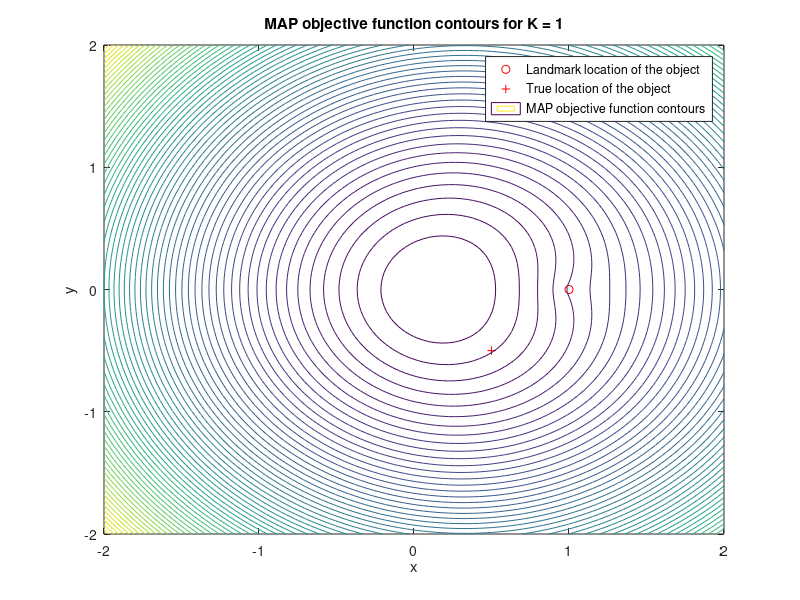
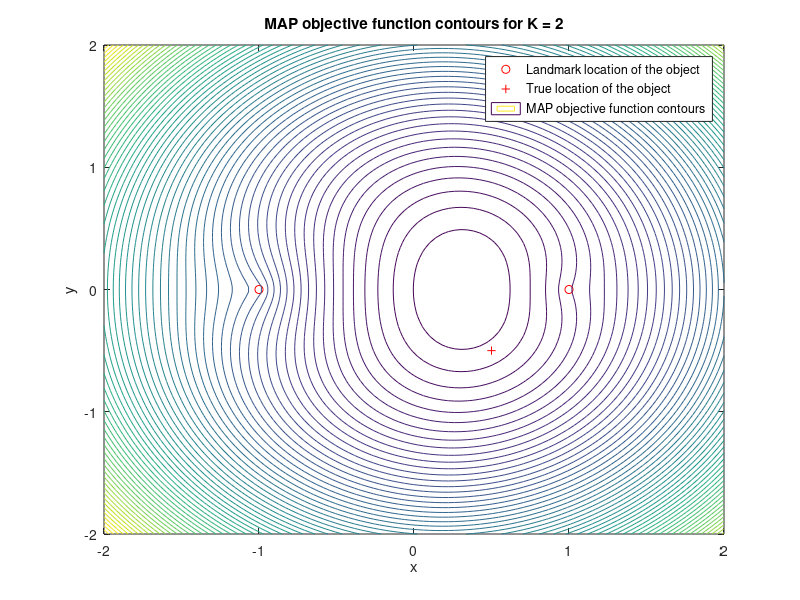
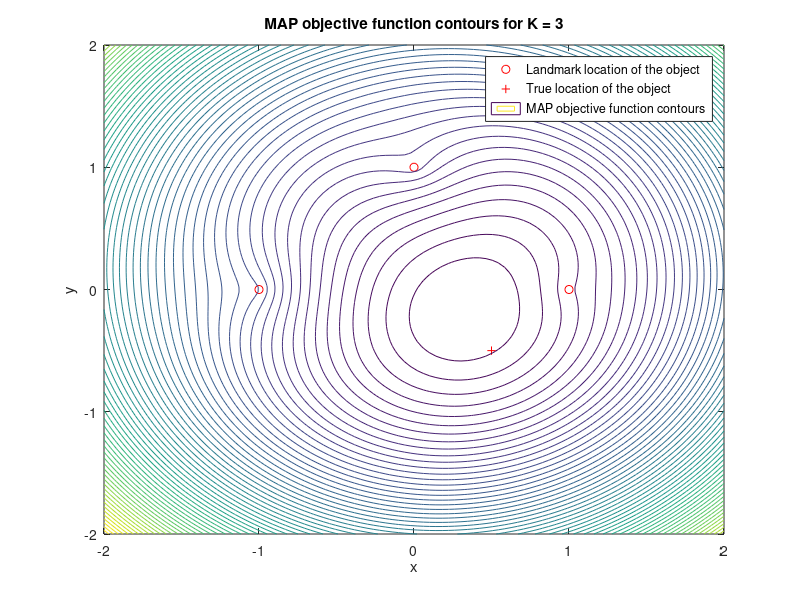
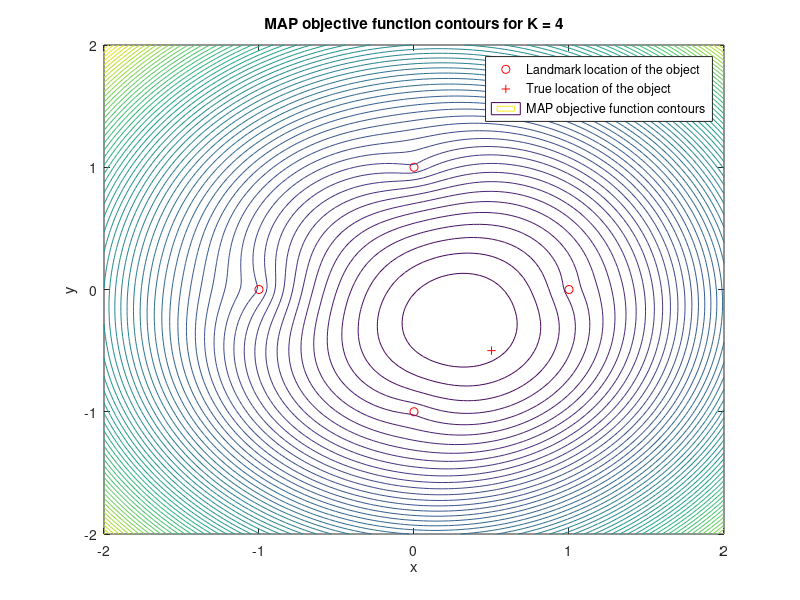

These charts were generated, in order, by the following MATLAB code:
%%%%%%%%%%%%%%%%%%%%%%%%%%%%%%%%%%%%%%%%%%%%%%%%%%%%%%%%%%%%%%%%%%%%%%%%%%%
%EECE5644 Fall 2023
%Homework #2
%Question #3
%Code quoted from Google Drive exercise materials
%%%%%%%%%%%%%%%%%%%%%%%%%%%%%%%%%%%%%%%%%%%%%%%%%%%%%%%%%%%%%%%%%%%%%%%%%%%
% Given parameters
xT = 0.5;
yT = -0.5;
xi = [1, -1, 0, 0];
yi = [0, 0, 1, -1];
SIGMA_X = 0.25;
SIGMA_Y = 0.25;
SIGMA_I = 0.3;

% Generate noise
ni = normrnd(0, SIGMA_I^2, 4, 1);

% Calculate range measurements
for i = 1:4
    ri(i) = sqrt((xT - xi(i))^2 + (yT - yi(i))^2) + ni(i);
end

% Create meshgrid for contour plots
x = linspace(-2, 2);
y = linspace(-2, 2);
[X, Y] = meshgrid(x, y);

% Initialize arrays
r2 = zeros(10000, 4);
s2 = zeros(10000, 4);
gMAP = zeros(10000, 4);

% Calculate values of the MAP estimation objective function on the mesh
for i = 1:4
    s1 = X(:).^2 / (SIGMA_X)^2 + Y(:).^2 / (SIGMA_Y)^2;
    r2(:, i) = sqrt((X(:) - xi(i)).^2 + (Y(:) - yi(i)).^2);
    s2(:, i) = ((ri(i) - r2(:, i)).^2) / (SIGMA_I^2);
end

% The MAP objective contours
gMAP(:, 1) = s1 + s2(:, 1);
gMAP(:, 2) = s1 + s2(:, 1) + s2(:, 2);
gMAP(:, 3) = s1 + s2(:, 1) + s2(:, 2) + s2(:, 3);
gMAP(:, 4) = s1 + s2(:, 1) + s2(:, 2) + s2(:, 3) + s2(:, 4);
GMAP1 = reshape(gMAP(:, 1), 100, 100);
GMAP2 = reshape(gMAP(:, 2), 100, 100);
GMAP3 = reshape(gMAP(:, 3), 100, 100);
GMAP4 = reshape(gMAP(:, 4), 100, 100);

% Plotting
% for K=1
figure(10);
plot(xi(1), yi(1), 'or'); hold on,
plot(xT, yT, '+r'); hold on,
contour(X, Y, GMAP1, 60);
legend('Landmark location of the object', 'True location of the object', 'MAP objective function contours'),
title('MAP objective function contours for K = 1'),
xlabel('x'), ylabel('y')

% for K=2
figure(11);
plot(xi(1:2), yi(1:2), 'or'); hold on,
plot(xT, yT, '+r'); hold on,
contour(X, Y, GMAP2, 60);
legend('Landmark location of the object', 'True location of the object', 'MAP objective function contours'),
title('MAP objective function contours for K = 2'),
xlabel('x'), ylabel('y')

% for K=3
figure(12);
plot(xi(1:3), yi(1:3), 'or'); hold on,
plot(xT, yT, '+r'); hold on,
contour(X, Y, GMAP3, 60);
legend('Landmark location of the object', 'True location of the object', 'MAP objective function contours'),
title('MAP objective function contours for K = 3'),
xlabel('x'), ylabel('y')

% for K=4
figure(13);
plot(xi(1:4), yi(1:4), 'or'); hold on,
plot(xT, yT, '+r'); hold on,
contour(X, Y, GMAP4, 60);
legend('Landmark location of the object', 'True location of the object', 'MAP objective function contours'),
title('MAP objective function contours for K = 4'),
xlabel('x'), ylabel('y')
